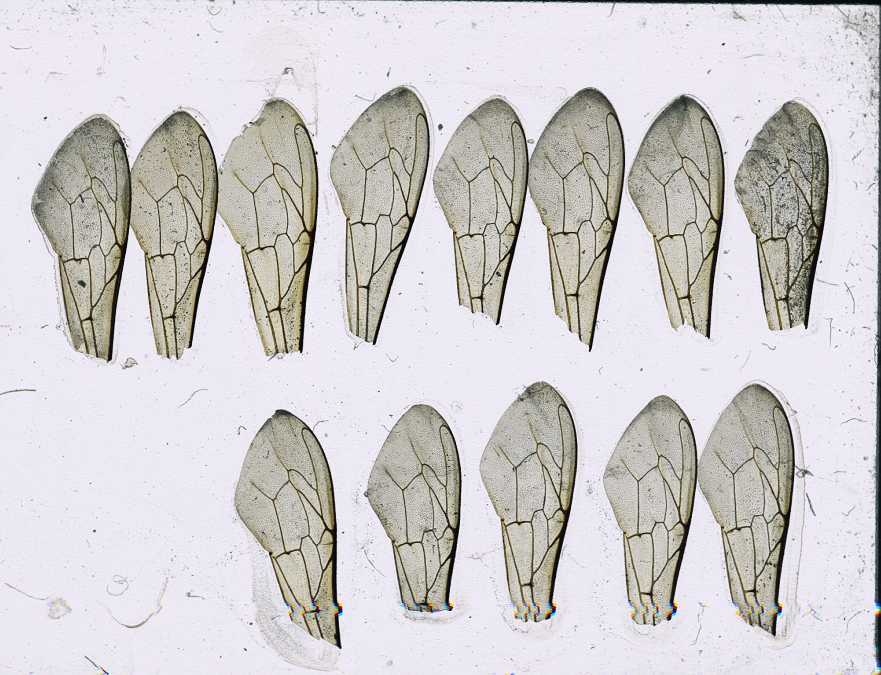
#> input picture bibliography/last_years/2021/Travail_final/CODE_FINAL/codeFiltrage/Programme_Filtrage/images/Ruche_21.jpg, 1761 x 1349 px (shown at 1/2 size)
$ python aile_fitrage.py
#> lines starting #> are read from the running program, lines starting #| are printed output that depends on the picture; after the words box and inside, x2 and y2 are one past the last pixel; in counts of white or black regions, pixels touching at a corner belong together
import skimage.io as skio
from os.path import join
import matplotlib.pyplot as plt
import numpy as np
import time
import cv2

#--- Fonctions ---#

def recherche_x_y(I,x_depart,y_depart,val_test,val_nouvelle):
    if I[x_depart,y_depart] == val_test:
        I[x_depart,y_depart] = val_nouvelle
        return(x_depart,y_depart)
    else:
        decalage_recherche = 1
        while(True):
            if I[x_depart+decalage_recherche,y_depart] == val_test:
                I[x_depart+decalage_recherche,y_depart] = val_nouvelle
                return(x_depart+decalage_recherche,y_depart)
            elif I[x_depart-decalage_recherche,y_depart] == val_test:
                I[x_depart-decalage_recherche,y_depart] = val_nouvelle
                return(x_depart-decalage_recherche,y_depart)
            elif I[x_depart,y_depart+decalage_recherche] == val_test:
                I[x_depart,y_depart+decalage_recherche] = val_nouvelle
                return(x_depart,y_depart+decalage_recherche)
            elif I[x_depart,y_depart-decalage_recherche] == val_test:
                I[x_depart,y_depart-decalage_recherche] = val_nouvelle
                return(x_depart,y_depart-decalage_recherche)
            else:
                decalage_recherche += 1

def modifier_x_y_compteur(compteur):
    if compteur==0:
        return(round(l_max/2),round(c_max/2))
    elif compteur==1:
        return(round(l_max/2),round(c_max/2 + c_max/5))
    elif compteur==2:
        return(round(l_max/2 + l_max/5),round(c_max/2 + c_max/5))
    elif compteur==3:
        return(round(l_max/2 + l_max/5),round(c_max/2))
    elif compteur==4:
        return(round(l_max/2 + l_max/5),round(c_max/2 - c_max/5))
    elif compteur==5:
        return(round(l_max/2),round(c_max/2 - c_max/5))
    elif compteur==6:
        return(round(l_max/2 - l_max/5),round(c_max/2 - c_max/5))
    elif compteur==7:
        return(round(l_max/2 - l_max/5),round(c_max/2))
    elif compteur==8:
        return(round(l_max/2 - l_max/5),round(c_max/2 + c_max/5))
    else:
        return(round(l_max/2),round(c_max/2))

def nettoyage_en_croix(I,l,c,d,val_reference):
    for i in range(l-d):
        for j in range(c-d):
            val_gauche_haute = I[i,j]
            val_droite_haute = I[i+d,j]
            val_gauche_bas = I[i,j+d]
            val_droite_bas = I[i+d,j+d]
            if val_gauche_haute == val_reference:
                if val_gauche_haute == val_droite_haute:
                    for k in range(d-1):
                        I[i+k+1,j] = val_gauche_haute
                if val_gauche_haute == val_gauche_bas:
                    for k in range(d-1):
                        I[i,j+k+1] = val_gauche_haute
            if val_droite_bas == val_reference:
                if val_droite_haute == val_droite_bas:
                    for k in range(d-1):
                        I[i+d,j+k+1] = val_droite_haute
                if val_gauche_bas == val_droite_bas:
                    for k in range(d-1):
                        I[i+k+1,j+d] = val_gauche_bas

def coloriage_croix_liste(indice_x,indice_y,I,l,c,val_test,val_nouvelle):
    L = [(indice_x,indice_y)]
    while L != []:
        (x_actuel,y_actuel) = L[-1]
        L = L[:-1]
        if x_actuel<l-1:
            if I[x_actuel+1,y_actuel]==val_test:
                I[x_actuel+1,y_actuel]=val_nouvelle
                L.append((x_actuel+1,y_actuel))
        if x_actuel>0:
            if I[x_actuel-1,y_actuel]==val_test:
                I[x_actuel-1,y_actuel]=val_nouvelle
                L.append((x_actuel-1,y_actuel))
        if y_actuel<c-1:
            if I[x_actuel,y_actuel+1]==val_test:
                I[x_actuel,y_actuel+1]=val_nouvelle
                L.append((x_actuel,y_actuel+1))
        if y_actuel>0:
            if I[x_actuel,y_actuel-1]==val_test:
                I[x_actuel,y_actuel-1]=val_nouvelle
                L.append((x_actuel,y_actuel-1))

def coloriage_diag_liste(indice_x,indice_y,I,l,c,val_test,val_nouvelle):
    L = [(indice_x,indice_y)]
    while L != []:
        (x_actuel,y_actuel) = L[-1]
        L = L[:-1]
        if x_actuel<l-1:
            if I[x_actuel+1,y_actuel]==val_test:
                I[x_actuel+1,y_actuel]=val_nouvelle
                L.append((x_actuel+1,y_actuel))
        if x_actuel>0:
            if I[x_actuel-1,y_actuel]==val_test:
                I[x_actuel-1,y_actuel]=val_nouvelle
                L.append((x_actuel-1,y_actuel))
        if y_actuel<c-1:
            if I[x_actuel,y_actuel+1]==val_test:
                I[x_actuel,y_actuel+1]=val_nouvelle
                L.append((x_actuel,y_actuel+1))
        if y_actuel>0:
            if I[x_actuel,y_actuel-1]==val_test:
                I[x_actuel,y_actuel-1]=val_nouvelle
                L.append((x_actuel,y_actuel-1))
        if x_actuel<l-1 and y_actuel<c-1:
            if I[x_actuel+1,y_actuel+1]==val_test:
                I[x_actuel+1,y_actuel+1]=val_nouvelle
                L.append((x_actuel+1,y_actuel+1))
        if x_actuel>0 and y_actuel<c-1:
            if I[x_actuel-1,y_actuel+1]==val_test:
                I[x_actuel-1,y_actuel+1]=val_nouvelle
                L.append((x_actuel-1,y_actuel+1))
        if x_actuel<l-1 and y_actuel>0:
            if I[x_actuel+1,y_actuel-1]==val_test:
                I[x_actuel+1,y_actuel-1]=val_nouvelle
                L.append((x_actuel+1,y_actuel-1))
        if x_actuel>0 and y_actuel>0:
            if I[x_actuel-1,y_actuel-1]==val_test:
                I[x_actuel-1,y_actuel-1]=val_nouvelle
                L.append((x_actuel-1,y_actuel-1))

#--- Main ---#

t1 = time.time()

plt.close('all')

# Parameters
filename = "Ruche_21.jpg"
dirpath = r"images"
filepath = join(dirpath,filename)
decalage = 5
image_couleur = skio.imread(filepath)
#> image_couleur is the input picture: shape (1349, 1761, 3); mean R, G, B 208.5, 205.4, 207.3
x_debut = 0
x_fin = 600
y_debut = 1300
y_fin = 1558

# Choix de la taille de l'image
plt.figure(1)
plt.imshow(image_couleur)
image_couleur = image_couleur[x_debut:x_fin,y_debut:y_fin]
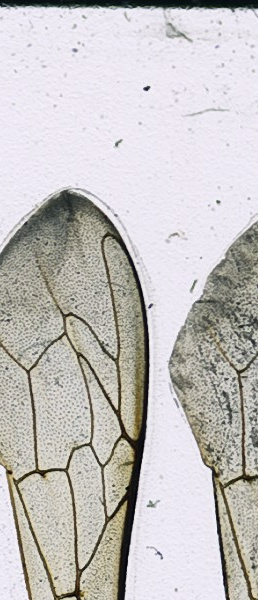
#> image_couleur: shape (600, 258, 3); mean R, G, B 196.3, 193.3, 192.1

I1 = image_couleur[:,:,0]*0.298 + image_couleur[:,:,1]*0.586 + image_couleur[:,:,2]*0.114
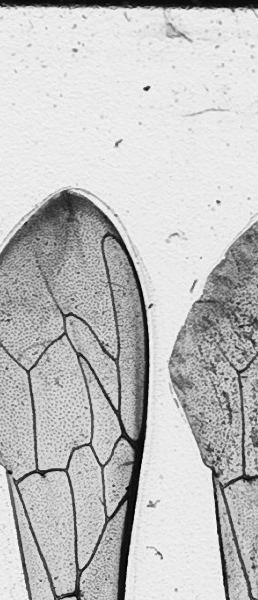
#> I1: shape (600, 258) float64; min 0, max 251, mean 193.6
I1 = np.array(I1,dtype=np.uint8)


I2 = cv2.adaptiveThreshold(I1,255,cv2.ADAPTIVE_THRESH_GAUSSIAN_C,cv2.THRESH_BINARY,15,25)
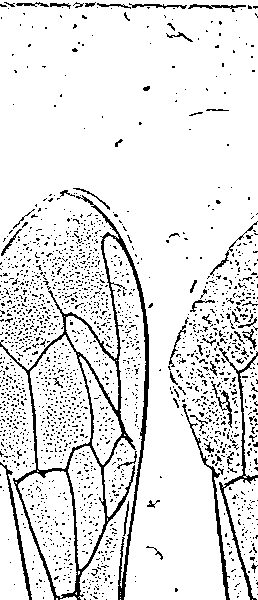
#> I2: shape (600, 258); 89.2% white; black in thin lines or dots

plt.figure(2)
plt.imshow(I2,'gray')

shape_image = I2.shape
#> shape_image = (600, 258)
l_max = shape_image[0]
#> l_max = 600
c_max = shape_image[1]
#> c_max = 258

I3 = np.array(I2,dtype=np.int16)
#> I3: shape (600, 258) int16; 89.2% white; black in thin lines or dots
I4_reference = np.copy(I3)


# On veut nettoyer une cellule de l'aile ne y mettant que des pixels blancs sans les points noirs
compteur=0
not_succeed = True
while(not_succeed):
    print('Test actuel : '+str(compteur+1))
    (x,y)= modifier_x_y_compteur(compteur) # On choisit un point de départ en espérant
                                           # qu'il soit dans une cellule sinon on recommence
                                           # avec un autre point de départ

    (x,y) = recherche_x_y(I3,x,y,255,256)  # On cherche un point blanc de l'image
                                           # autour du point de départ et on change
                                           # sa valeur de 255 à 256 (pour l'identifier)


    coloriage_croix_liste(x,y,I3,l_max,c_max,255,256) # Si un point à 255 est collé
                                                      # à un point vallant 256 il vaut
                                                      # alors 256
                                                      # Donc toute la cellule aura des
                                                      # points vallant soit 0 soit 256

    nettoyage_en_croix(I3,l_max,c_max,decalage,256) # si on a             256  ?   ?   ?  256
                                                    # alors on modifie en 256 256 256 256 256

    if np.sum(I3==256)<l_max*c_max/2 : # Permet de vérifier qu'on a colorié une cellule et
                                       # non le fond de l'image (perte d'information)
        not_succeed = False
        rate = False
        (x,y)= modifier_x_y_compteur(compteur)
        print('\nTest reussie : '+str(compteur+1))
    else:                              # Si on a nettoyé le fond on recommence avec un nouveau
                                       # Point de départ
        print('oui')
        compteur+=1
        I3 = np.copy(I4_reference)

    if compteur>8:                      # Si on a toujours pas trouvé de cellule alors on arrête
                                        # et la filtrage est raté
        not_succeed = False
        print("Toujours pas trouvé")
        rate = True
#> this loop made 1 pass
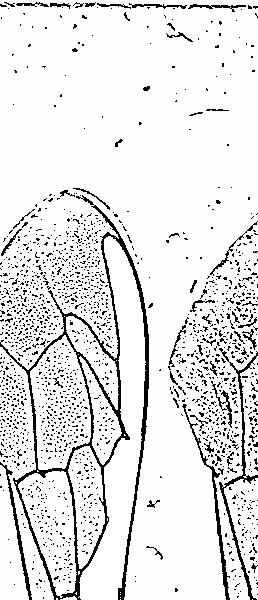
#> I3: shape (600, 258) int16; min 0, max 256, mean 229.5; drawn with min black and max white
#> after the loop, compteur = 0


if rate == False:                   # Si on a réussi le filtrage, on va chercher un point noir
                                    # de l'aile

    for i in range(l_max):          # On remet les points qui valent 256 à 255
        for j in range(c_max):
            if I3[i,j]>255:
                I3[i,j]=255
#> I3: shape (600, 258) int16; 90% white; black in thin lines or dots


    plt.figure(3)
    plt.imshow(I3,'gray')

    t2 = time.time()
    print('\nDurée première étape : '+str(round(t2-t1,2))+' s')

    I5 = np.copy(I3)

    (x,y) = recherche_x_y(I3,x,y,0,-1) # On recherche un point noir en partant de la cellule nettoyée
#> after the loop in recherche_x_y, `while(True):`: decalage_recherche = 11
#> y = 140
                                       # ce sera alors un point de l'aile et on le met à -1
                                       # pour l'identifier

    coloriage_diag_liste(x,y,I5,l_max,c_max,0,-1) # Si un point à 0 est collé
#> in coloriage_diag_liste, `L = [(indice_x,indice_y)]`: L = [(300, 140)]
#> the loop in coloriage_diag_liste, `while L != []:` made 5011 passes
#> (x_actuel, y_actuel) on passes 1, 3, 4: (300, 140), (298, 140), (297, 141)
#> after the loop in coloriage_diag_liste, `while L != []:`: L = []
                                                  # à un point vallant -1 il vaut alors -1
                                                  # donc tous les points de l'aile sont à -1

    for i in range(l_max):                      # Les points toujours à 0 sont donc du bruit
        for j in range(c_max):                  # on les mets à 255 (blanc)
            if I5[i,j] == 0:
                I5[i,j] = 255
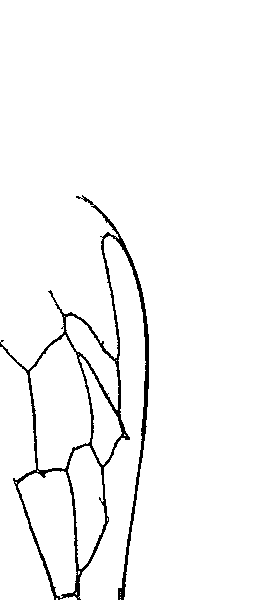
#> I5: shape (600, 258) int16; values -1 (black) and 255 (white), 96.8% white; 1 black region, box (x1, y1, x2, y2) and area: (0, 195, 149, 600) 5010

    for i in range(l_max):                      # On mets les points de l'aile : -1 à 0
        for j in range(c_max):
            if I5[i,j] == -1:
                I5[i,j] = 0

    plt.figure(4)
    plt.imshow(I5,'gray')

    t3 = time.time()
    print('Durée seconde étape : '+str(round(t3-t2,2))+' s')

$ run again, with bibliography/last_years/2021/Travail_final/CODE_FINAL/codeFiltrage/Programme_Filtrage/images/Ruche_23.jpg copied over bibliography/last_years/2021/Travail_final/CODE_FINAL/codeFiltrage/Programme_Filtrage/images/Ruche_21.jpg
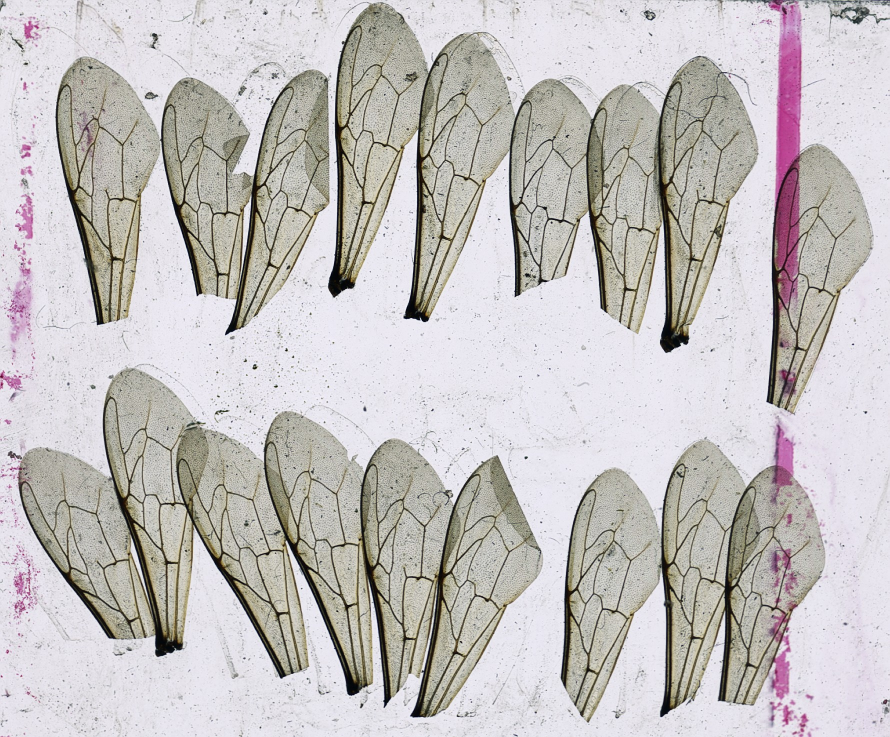
#> input picture bibliography/last_years/2021/Travail_final/CODE_FINAL/codeFiltrage/Programme_Filtrage/images/Ruche_23.jpg, 1779 x 1474 px (shown at 1/2 size)
#> image_couleur is the input picture: shape (1474, 1779, 3); mean R, G, B 196.4, 192.5, 192
#> image_couleur: shape (600, 258, 3)
#> I2: shape (600, 258); 89.2% white; black in thin lines or dots
#> the loop `while(not_succeed):` made 1 pass
#> after the loop `while(not_succeed):`:
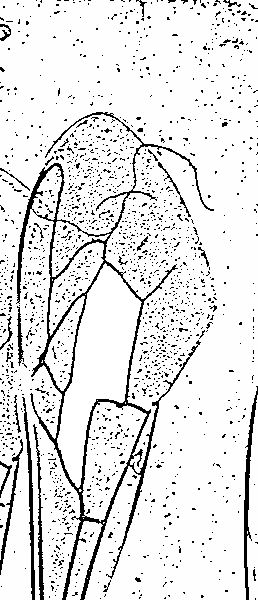
#> I3: shape (600, 258) int16; min 0, max 256, mean 228.8; drawn with min black and max white
#> after the loop `while(not_succeed):`: compteur = 0
#> after the loop in recherche_x_y, `while(True):`: decalage_recherche = 11
#> `(x,y) = recherche_x_y(I3,x,y,0,-1)`: y = 140
#> in coloriage_diag_liste, `L = [(indice_x,indice_y)]`: L = [(300, 140)]
#> the loop in coloriage_diag_liste, `while L != []:` made 6466 passes
#> (x_actuel, y_actuel) on passes 1, 3, 4: (300, 140), (298, 138), (297, 137)
#> after the loop in coloriage_diag_liste, `while L != []:`: L = []
#> after the loop `for i in range(l_max):`:
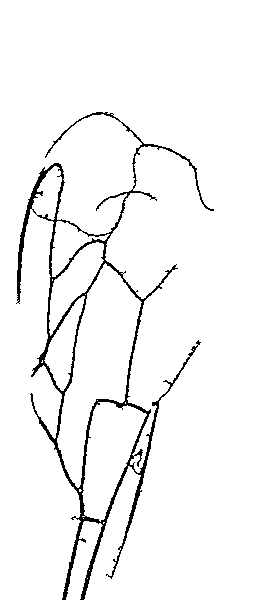
#> I5: shape (600, 258) int16; values -1 (black) and 255 (white), 95.8% white; black in thin lines or dots, all inside (x1, y1, x2, y2) = (16, 112, 214, 600)
